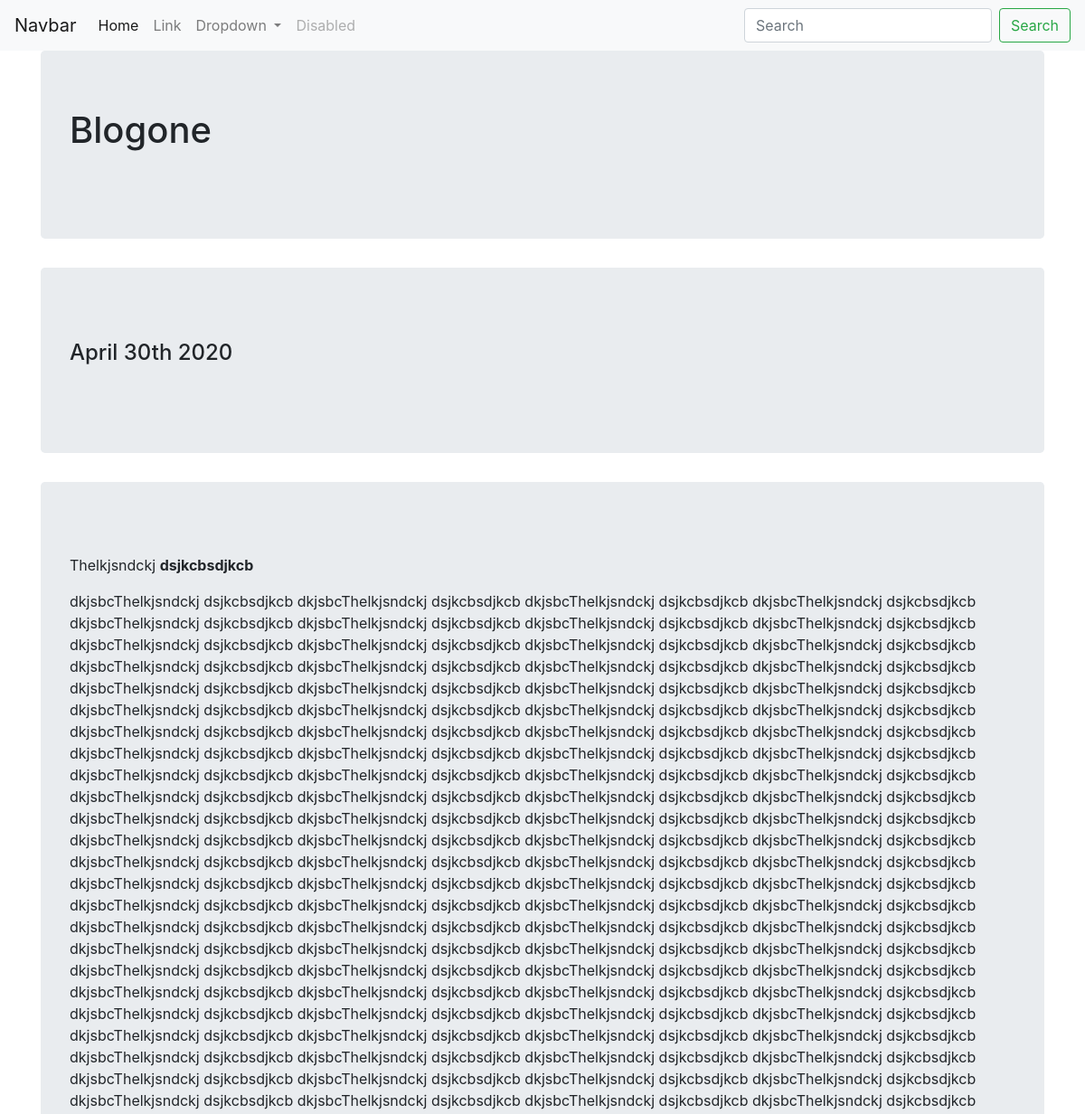
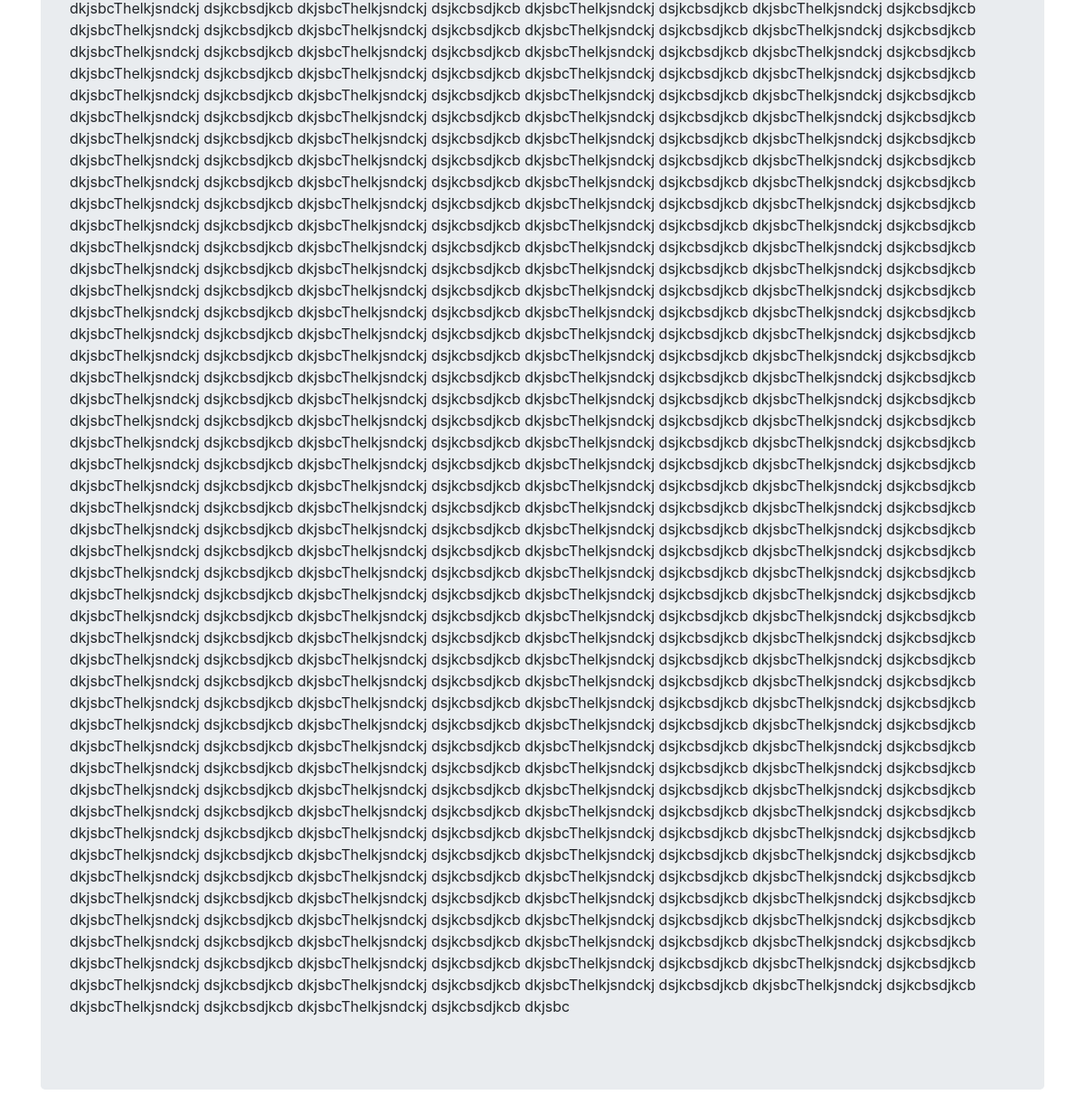
Page /blog/1/ on the committed database (2 pictures, top to bottom).
### blog/models.py (models this page shows, shortened)
class Blog(models.Model):
    title = models.CharField(max_length=200)
    description = models.TextField(max_length=10000)
    date = models.DateField()

### blog/views.py (the view)
# urls.py: path('/<int:blog_id>/', views.detail, name='detail'),
def detail(request, blog_id):
    blog = get_object_or_404(Blog, pk=blog_id)
    return render(request, 'blog/detail.html', {'blog':blog})

### blog/templates/blog/detail.html (shortened to what this page needs)
{% extends 'portfolio/base.html' %}
{% block content %}
    <div class="container">
      <div class="jumbotron">
        <h1>{{ blog.title }}</h1> <br>
        </div>
        <div class="jumbotron">
          <h4>{{blog.date|date:'F jS Y'}}</h4> <br>
          </div>
          <div class="jumbotron">
            <p>{{blog.description|safe}}</p>
            </div>
    </div>
{% endblock %}

### rows in the picture
Blog: title "Blogone", date "April 30th 2020", description "Thelkjsndckj dsjkcbsdjkcb dkjsbcThelkjsndckj dsjkcbsdjkcb dkjsbcThelkjsndckj dsjkcbsdjkcb dkjsbcThelkjsndckj dsjkcbsdjkcb dkjsbcThelkjsndckj dsjkcbsdjkcb dkjsbcThelkjsndckj dsjkcbsdjkcb dkjsbcThelkjsndckj dsjkcbsdjkcb dkjsbcThelkjsndckj dsjkcbsdjkcb dkjsbcThelkjsndckj dsjkcbsdjkcb dkjsbcThelkjsndckj dsjkcbsdjkcb dkjsbcThelkjsndckj dsjkcbsdjkcb dkjsbcThelkjsndckj dsjkcbsdjkcb dkjsbcThelkjsndckj dsjkcbsdjkcb dkjsbcThelkjsndckj dsjkcbsdjkcb dkjsbcThelkjsndckj dsjkcbsdjkcb dkjsbcThelkjsndckj dsjkcbsdjkcb dkjsbcThelkjsndckj dsjkcbsdjkcb dkjsbcThelkjsndckj dsjkcbsdjkcb dkjsbcThelkjsndckj dsjkcbsdjkcb dkjsbcThelkjsndckj dsjkcbsdjkcb dkjsbcThelkjsndckj dsjkcbsdjkcb dkjsbcThelkjsndckj dsjkcbsdjkcb…"
